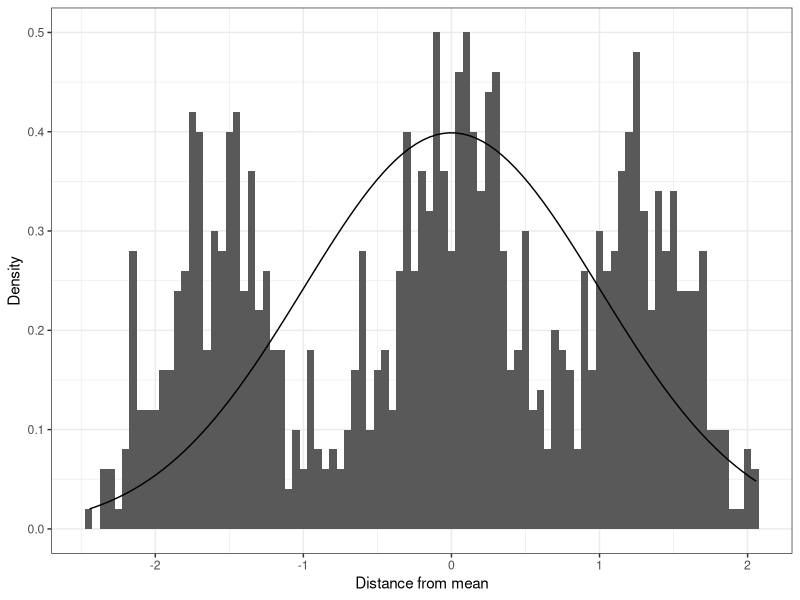

Generate this figure with R:
## ---- chunk 1
require(ggplot2)
icc <- 0.9
total_var <- 1
cluster_sigma <- sqrt(icc * total_var)
ind_sigma <- sqrt((1 - icc) * total_var)
ind_cluster <- 100
ncluster <- 10
#cluster_sigma <- 1
#ind_sigma <- 0.2

cluster_ids <- sort(rep(1:ncluster, ind_cluster))

cluster_means <- rnorm(ncluster, sd = cluster_sigma)
ind_vals <- rnorm(n = length(cluster_ids), mean = cluster_means[cluster_ids], sd = ind_sigma)

df <- data.frame(x = ind_vals, cluster = cluster_ids)

g <- ggplot(df, aes(x = x, cluster = cluster_ids)) +
  geom_histogram(binwidth = 0.05, aes(y=..density..)) +
  xlab("Distance from mean") +
  ylab("Density") +
  stat_function(fun = dnorm, args = list(mean = 0, sd = sqrt(total_var))) +
  theme_bw()


plot(g)
